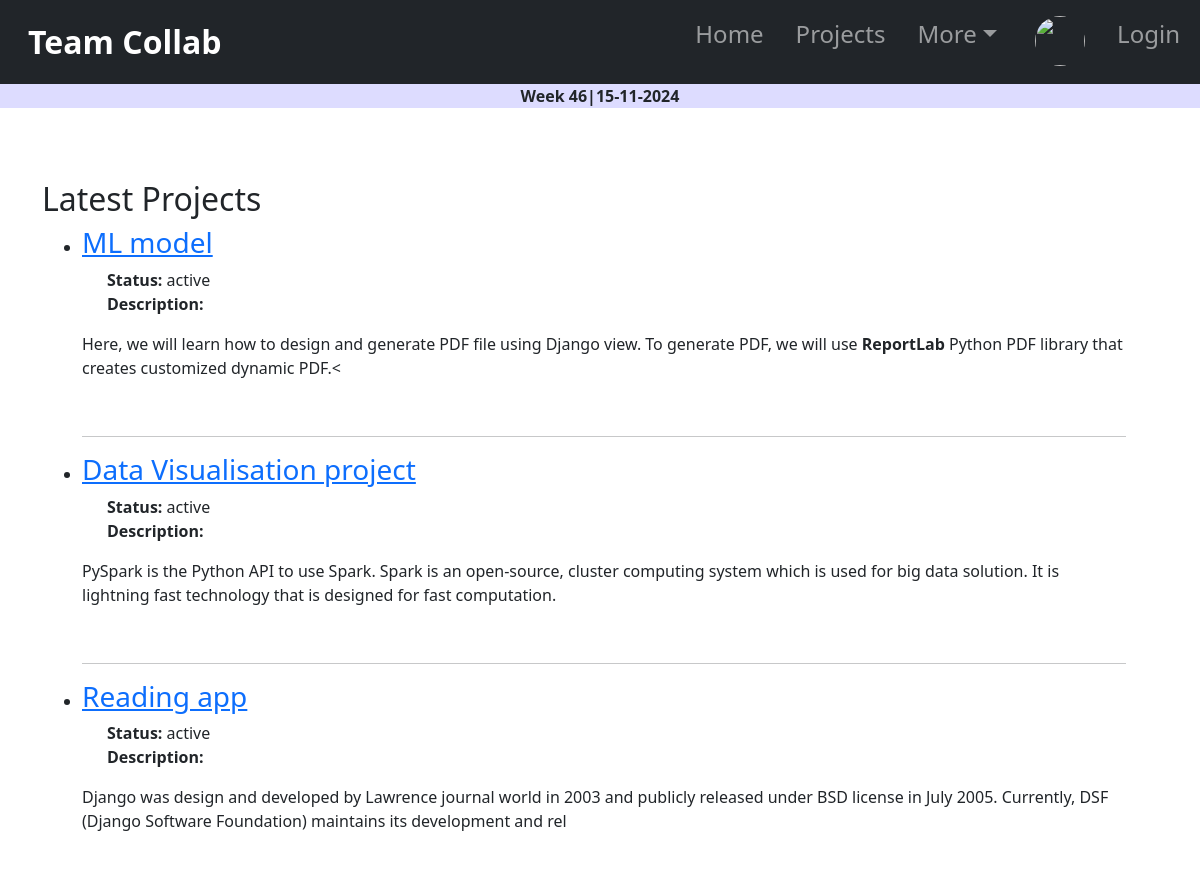
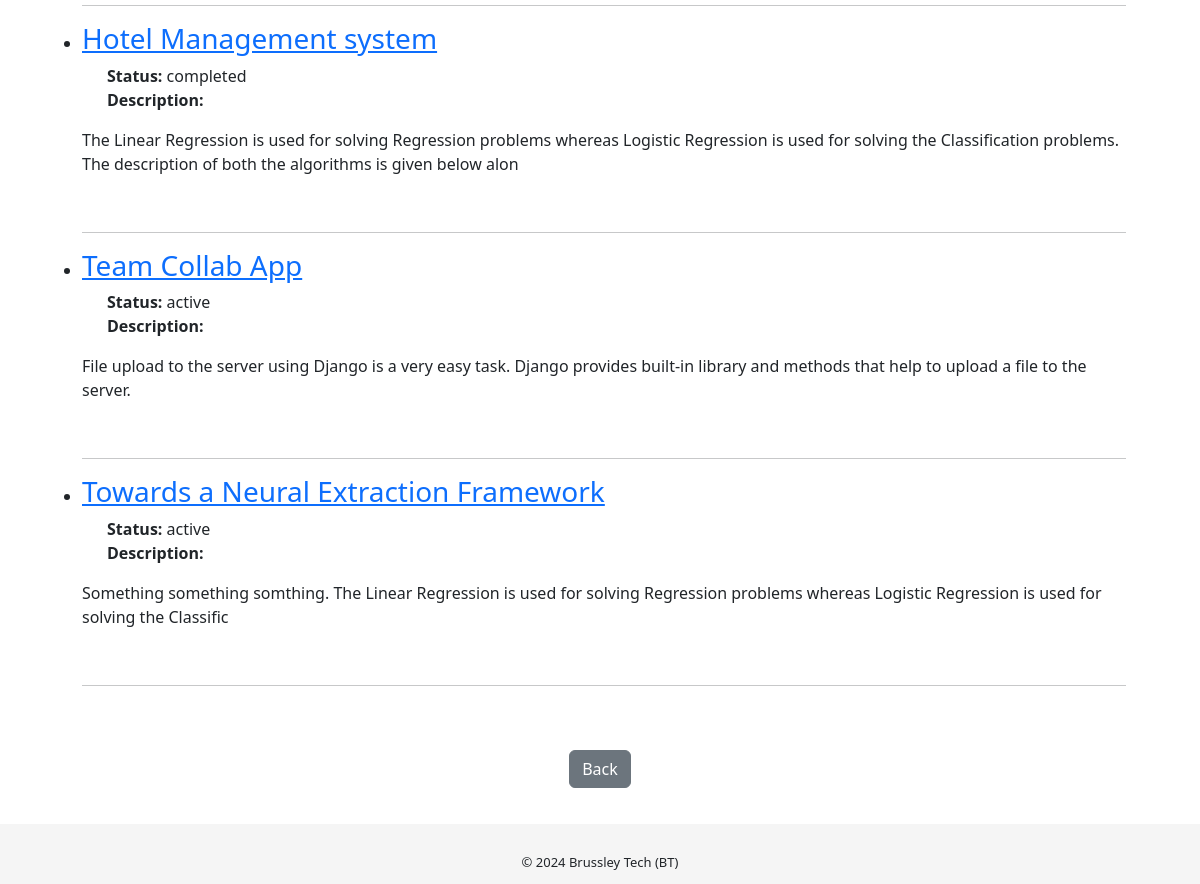
The page /projects/ on the database as committed earlier (2 pictures, top to bottom).
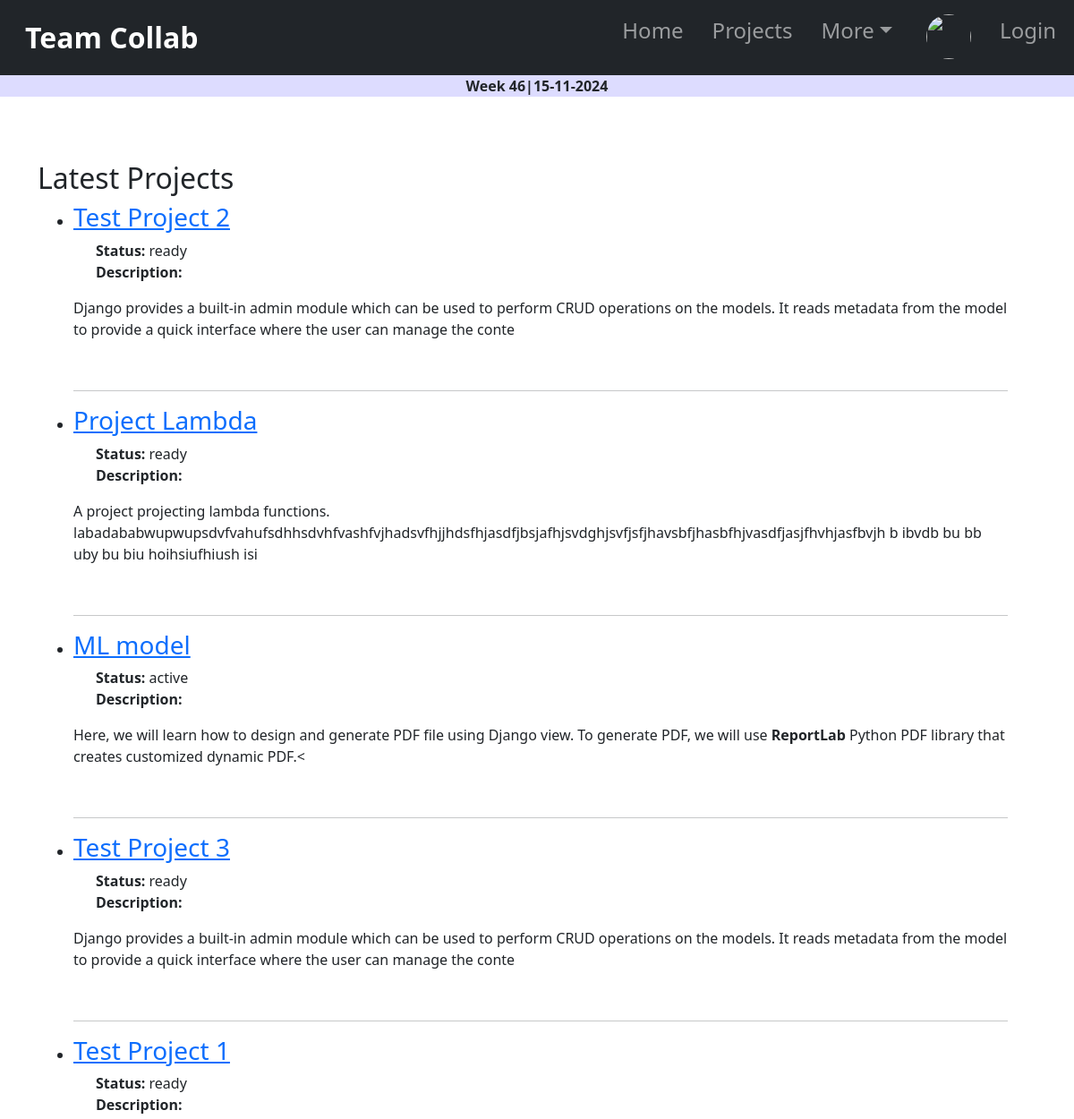
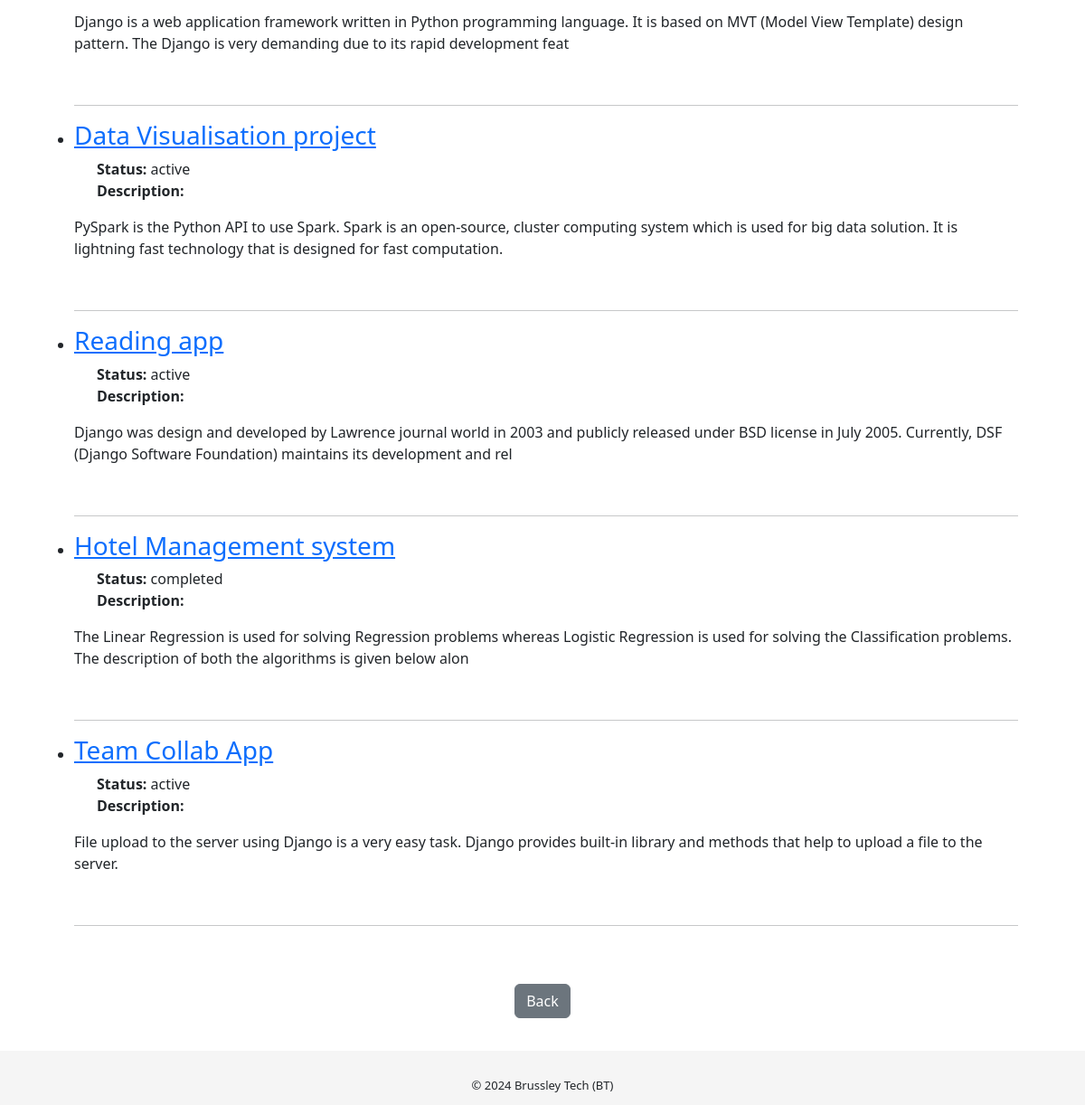
The same page on the database as committed later (2 pictures, top to bottom).
### tasks/models.py (models this page shows, shortened)
class Project(models.Model):
    project_name = models.CharField(max_length=255)
    description = RichTextField(max_length=3000,null=True, blank=True)
    start_date = models.DateField()
    end_date = models.DateField()
    status = models.CharField(max_length=20, choices=ProjectStatus.choices, default=ProjectStatus.OPEN)
    project_file = models.FileField(upload_to='media/', null=True, blank=True)
    project_repo = models.URLField(blank=True, null= True)
    progress = models.IntegerField(default=0)

### tasks/views.py (the view)
# urls.py: path('projects/', views.project_list, name='project_list'),
def project_list(request):
    projects = Project.objects.all().order_by('-end_date')
    return render(request, 'tasks/project_list.html', {'projects': projects})

### tasks/templates/tasks/project_list.html (shortened to what this page needs)
{% extends 'tasks/base.html' %}
{% block content %}
<br>
<br>
<br>
<div class="container">
  <h2>Latest Projects</h2>
    <ul>
      {% for project in projects %}
        <li>
          <h3><a href="{% url 'project_detail' project.id %}">{{ project.project_name }}</a></h3>
          <strong style="margin-left: 25px;">Status: </strong>{{project.status}}
          <br>
          <strong style="margin-left: 25px;">Description:</strong><p>{{ project.description|safe|slice:'200'}}</p><br>
        </li>
        <hr>
      {% endfor %}
    </ul>
      <br>
      <br>
      <div class="d-flex justify-content-center">
        <a href="{% url 'home' %}" class=" btn btn-secondary">Back</a>
      </div>
</div>
{% endblock %}

Rows that differ between the two databases and show on the page:
removed Project: project_name "Towards a Neural Extraction Framework", status "active", description "Something something somthing. The Linear Regression is used for solving Regression problems whereas Logistic Regression is used for solving the Classific"
added Project: project_name "Test Project 2", status "ready", description "Django provides a built-in admin module which can be used to perform CRUD operations on the models. It reads metadata from the model to provide a quick interface where the user can manage the conte"
added Project: project_name "Project Lambda", status "ready", description "A project projecting lambda functions. labadababwupwupsdvfvahufsdhhsdvhfvashfvjhadsvfhjjhdsfhjasdfjbsjafhjsvdghjsvfjsfjhavsbfjhasbfhjvasdfjasjfhvhjasfbvjh b ibvdb bu bb uby bu biu hoihsiufhiush isi"
added Project: project_name "Test Project 3", status "ready", description "Django provides a built-in admin module which can be used to perform CRUD operations on the models. It reads metadata from the model to provide a quick interface where the user can manage the conte"
added Project: project_name "Test Project 1", status "ready", description "Django is a web application framework written in Python programming language. It is based on MVT (Model View Template) design pattern. The Django is very demanding due to its rapid development feat"
